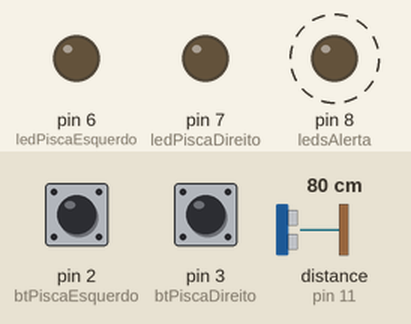
Simulated run of this sketch. Board: Arduino Uno, built with avr-gcc and run on an emulated ATmega328P. Shown: output pins drawn as LEDs (lit = HIGH). Dashed ring = blinking. The inputs (shaded band) are chosen by the test bench; at power-on: pin 2 (btPiscaEsquerdo) HIGH, pin 3 (btPiscaDireito) HIGH, distance to the obstacle (sensor on pin 11) 80 cm. The echo pulse lasts 58.3 µs per cm.

Above: at 1.2 s.
1.3 s: pin 2 (btPiscaEsquerdo) pulled LOW for 0.15 s
At 2.79 s:
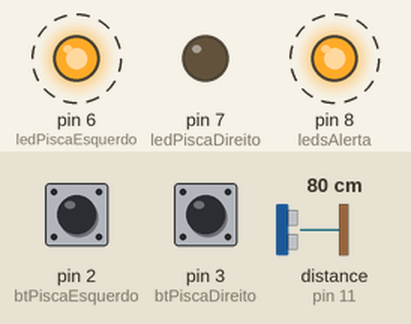
4.3 s: pin 3 (btPiscaDireito) pulled LOW for 0.15 s
At 6.42 s:
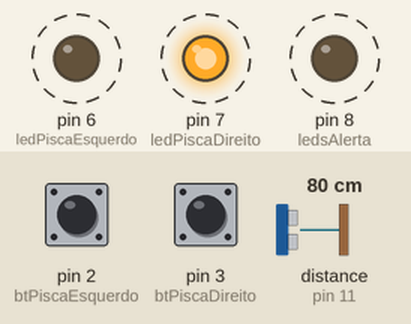
7.3 s: pin 3 (btPiscaDireito) pulled LOW for 1 s
10.3 s: distance to the obstacle (sensor on pin 11) set to 97 cm
13.3 s: distance to the obstacle (sensor on pin 11) set to 104 cm
At 14.06 s:
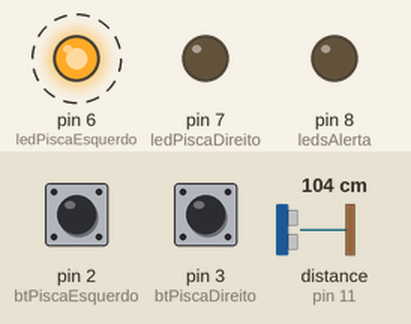
16.3 s: distance to the obstacle (sensor on pin 11) set to 2 cm
At 16.63 s:
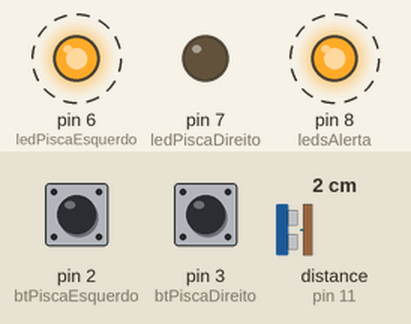
Timing chart, 0 to 20.3 s (numbered marks = the images above; inputs shaded):
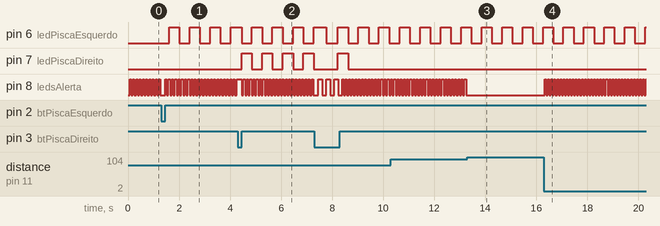

Measured:
- the behaviour switches between 100 and 101 cm on distance to the obstacle (sensor on pin 11) (found by bisection; images 2 and 3)
- after the input at 1.3 s, pin 6 (ledPiscaEsquerdo): alternates HIGH for 0.40 s and LOW for 0.40 s, starting after 0.31 s
- after the input at 4.3 s, pin 7 (ledPiscaDireito): alternates HIGH for 0.40 s and LOW for 0.40 s, starting after 0.16 s
- after the input at 13.3 s, pin 8 (ledsAlerta): stops changing and stays LOW
- after the input at 16.3 s, pin 8 (ledsAlerta): alternates HIGH for 0.06 s and LOW for 0.06 s, starting at once
- by itself, pin 8 (ledsAlerta): alternates HIGH for 0.06 s and LOW for 0.06 s

The sketch:

Main.ino
```cpp
#include <Ultrasonic.h>
int ledPiscaDireito = 7, ledPiscaEsquerdo = 6 , btPiscaDireito = 3, btPiscaEsquerdo = 2, ledsAlerta = 8;
bool piscarLedDireito = false, piscarLedEsquerdo = false;
int tempoLedDireito = 400, tempoLedEsquerdo = 400, tempoLedsAlerta = 60;
long  ultimaExecLedEsq = 0;
long  ultimaExecLedDir  = 0;
long  ultimaExecAlerta  = 0;
int alerta = 100;

#define pino_trigger 10
#define pino_echo 11
//Inicializa o sensor nos pinos definidos acima
Ultrasonic ultrasonic(pino_trigger, pino_echo);

void setup() {
Serial.begin(9600);
pinMode(ledPiscaDireito, OUTPUT);
pinMode(ledPiscaEsquerdo, OUTPUT);
pinMode(ledsAlerta, OUTPUT);
pinMode(btPiscaDireito, INPUT_PULLUP);
pinMode(btPiscaEsquerdo, INPUT_PULLUP);
//Serial.println("iniciado");
}

void loop() {


//Pisca do led esquerdo
if (millis() - ultimaExecLedEsq >= tempoLedEsquerdo){
  if(piscarLedEsquerdo){
    digitalWrite(ledPiscaEsquerdo, !digitalRead(ledPiscaEsquerdo));
  }else{
    digitalWrite(ledPiscaEsquerdo, LOW);
  }
  ultimaExecLedEsq = millis();
}


//Pisca do led direito
if (millis() - ultimaExecLedDir >= tempoLedDireito){
  if(piscarLedDireito){
    digitalWrite(ledPiscaDireito, !digitalRead(ledPiscaDireito));
  }else{
    digitalWrite(ledPiscaDireito, LOW);
  }
  ultimaExecLedDir = millis();
}


//Pisca de alerta de proximidade

//distância em CM
long microsec = ultrasonic.timing();
float cm = ultrasonic.convert(microsec, Ultrasonic::CM);
if (millis() - ultimaExecAlerta >= tempoLedsAlerta){
  if(cm <= alerta){
    digitalWrite(ledsAlerta, !digitalRead(ledsAlerta));
  }else{
    digitalWrite(ledsAlerta, LOW);
  }
  ultimaExecAlerta = millis();
}


//controle dos piscas
if(digitalRead(btPiscaDireito) == LOW){
 piscarLedDireito = !piscarLedDireito;
 delay(150);
}


if(digitalRead(btPiscaEsquerdo) == LOW){
  piscarLedEsquerdo = !piscarLedEsquerdo;
  delay(150);
}


}
```
